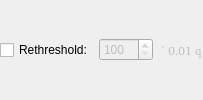
          <widget class="QFrame" name="posttrigframe_2">
           <property name="sizePolicy">
            <sizepolicy hsizetype="Minimum" vsizetype="Minimum">
             <horstretch>0</horstretch>
             <verstretch>0</verstretch>
            </sizepolicy>
           </property>
           <property name="frameShape">
            <enum>QFrame::NoFrame</enum>
           </property>
           <property name="frameShadow">
            <enum>QFrame::Raised</enum>
           </property>
           <layout class="QHBoxLayout">
            <property name="spacing">
             <number>6</number>
            </property>
            <property name="margin">
             <number>0</number>
            </property>
            <item>
             <widget class="QCheckBox" name="usethresh">
              <property name="text">
               <string>Rethreshold:</string>
              </property>
             </widget>
            </item>
            <item>
             <widget class="QSpinBox" name="threshval">
              <property name="enabled">
               <bool>false</bool>
              </property>
              <property name="toolTip">
               <string>Part of window after the trigger, in ms.</string>
              </property>
              <property name="prefix">
               <string/>
              </property>
              <property name="minimum">
               <number>100</number>
              </property>
              <property name="maximum">
               <number>1000</number>
              </property>
              <property name="singleStep">
               <number>10</number>
              </property>
              <property name="value">
               <number>100</number>
              </property>
             </widget>
            </item>
            <item>
             <widget class="QLabel" name="posttriglabel_2_2">
              <property name="enabled">
               <bool>false</bool>
              </property>
              <property name="font">
               <font>
                <family>Symbol [Urw]</family>
               </font>
              </property>
              <property name="text">
               <string>´ 0.01 q</string>
              </property>
              <property name="wordWrap">
               <bool>false</bool>
              </property>
             </widget>
            </item>
           </layout>
          </widget>
